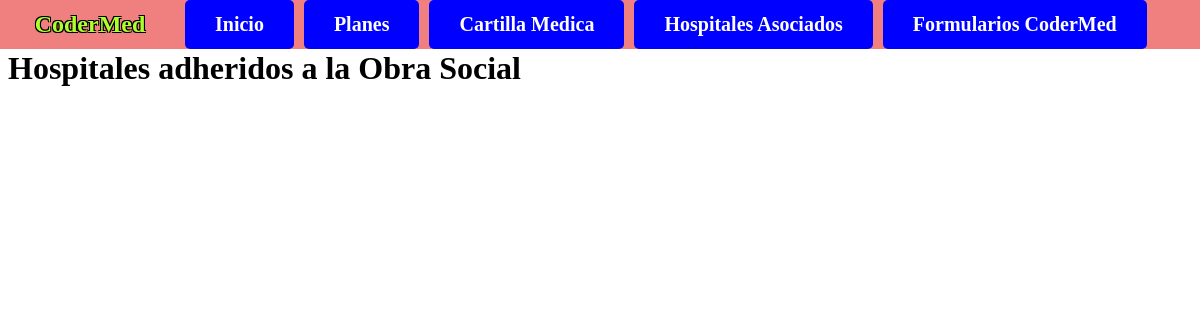
/os/hospitales/, run on an earlier commit of the app's database.
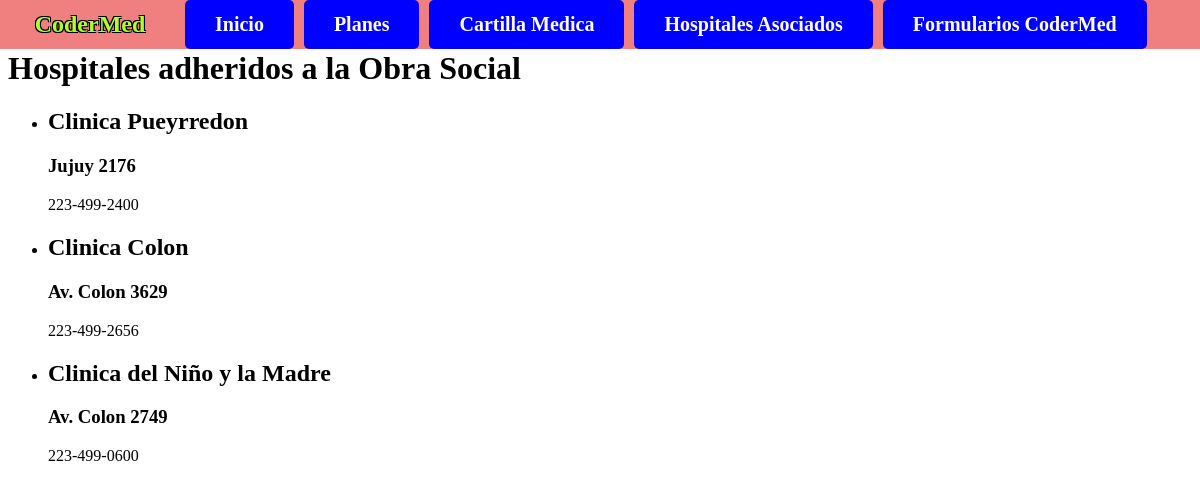
And on a later commit of the database.
### obra_social/models.py (models this page shows, shortened)
class Hospital(models.Model):
    nombre=models.CharField(max_length=40)
    direccion=models.CharField(max_length=100)
    telefono=models.CharField(max_length=20)

### obra_social/views.py (the view)
# urls.py: path("hospitales/",lista_hospitales, name="hospitales"),
def lista_hospitales(request):
    contexto = {
        "hospitales": Hospital.objects.all()
    }
    http_response = render(
        request=request,
        template_name='obra_social/hospitales.html',
        context=contexto
    )
    return http_response

### obra_social/templates/obra_social/hospitales.html (shortened to what this page needs)
{% extends "base.html" %}
{% block contenido %}
    <h1>Hospitales adheridos a la Obra Social</h1>
    <ul>
        {% for hospital in hospitales %}
        <li>
            <h2>{{hospital.nombre}}</h2>
            <h3>{{hospital.direccion}}</h3>
            {{hospital.telefono}}
        </li>
        {% endfor %}
    </ul>
{% endblock contenido %}

What changed in the data, as far as the page shows it:
added Hospital: nombre "Clinica Pueyrredon", direccion "Jujuy 2176", telefono "223-499-2400"
added Hospital: nombre "Clinica Colon", direccion "Av. Colon 3629", telefono "223-499-2656"
added Hospital: nombre "Clinica del Niño y la Madre", direccion "Av. Colon 2749", telefono "223-499-0600"
